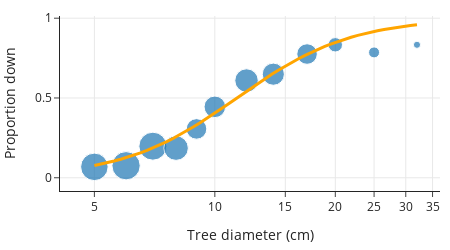

The cell this chart's notebook holds for it:
### Code cell
X_plt = pd.DataFrame(
    {"log_diam": np.linspace(X["log_diam"].min(), X["log_diam"].max(), 50)}
)
p_hats = lr_model.predict_proba(X_plt)
X_orig = np.exp(X_plt)

fig = px.scatter(
    tree_bins, x="diameter", y="proportion", size="count", log_x=True,
    labels={"diameter": "Tree diameter (cm)", "proportion": "Proportion down"},
    width=450, height=250,
)

fig.add_trace(go.Scatter(
    x=X_orig["log_diam"], y=p_hats[:, 1], line=dict(color="orange", width=3),
))

fig.update_layout(showlegend=False)
fig

### Figure 1 — Plotly figure (JSON) as saved in the notebook; plotly's stock layout.template omitted (floating-point values rounded to 4 significant figures)
{"data": [{"hovertemplate": "Tree diameter (cm)=%{x}<br>Proportion down=%{y}<br>count=%{marker.size}<extra></extra>", "legendgroup": "", "marker": {"color": "#1F77B4", "size": [88, 93, 91, 70, 49, 54, 64, 57, 49, 24, 14, 6], "sizemode": "area", "sizeref": 0.2325, "symbol": "circle"}, "mode": "markers", "name": "", "orientation": "v", "showlegend": false, "type": "scatter", "x": [5, 6, 7, 8, 9, 10, 12, 14, 17, 20, 25, 32], "xaxis": "x", "y": [0.06818, 0.07527, 0.1978, 0.1857, 0.3061, 0.4444, 0.6094, 0.6491, 0.7755, 0.8333, 0.7857, 0.8333], "yaxis": "y"}, {"line": {"color": "orange", "width": 3}, "type": "scatter", "x": [5.0, 5.193, 5.394, 5.602, 5.818, 6.043, 6.276, 6.518, 6.77, 7.031, 7.303, 7.585, 7.878, 8.182, 8.498, 8.826, 9.167, 9.521, 9.888, 10.27, 10.67, 11.08, 11.51, 11.95, 12.41, 12.89, 13.39, 13.91, 14.44, 15.0, 15.58, 16.18, 16.81, 17.45, 18.13, 18.83, 19.56, 20.31, 21.09, 21.91, 22.75, 23.63, 24.55, 25.49, 26.48, 27.5, 28.56, 29.67, 30.81, 32], "y": [0.07633, 0.08486, 0.09424, 0.1046, 0.1158, 0.1282, 0.1416, 0.1562, 0.172, 0.189, 0.2073, 0.2269, 0.2478, 0.2698, 0.2931, 0.3176, 0.343, 0.3695, 0.3967, 0.4246, 0.4529, 0.4816, 0.5104, 0.5391, 0.5676, 0.5956, 0.623, 0.6497, 0.6754, 0.7002, 0.7238, 0.7462, 0.7674, 0.7874, 0.806, 0.8234, 0.8395, 0.8545, 0.8682, 0.8808, 0.8924, 0.903, 0.9126, 0.9214, 0.9293, 0.9365, 0.9431, 0.9489, 0.9542, 0.959]}], "layout": {"height": 250, "legend": {"itemsizing": "constant", "tracegroupgap": 0}, "showlegend": false, "width": 450, "xaxis": {"anchor": "y", "autorange": true, "domain": [0, 1], "range": [0.6131, 1.563], "title": {"text": "Tree diameter (cm)"}, "type": "log"}, "yaxis": {"anchor": "x", "autorange": true, "domain": [0, 1], "range": [-0.08307, 1.014], "title": {"text": "Proportion down"}, "type": "linear"}}}
